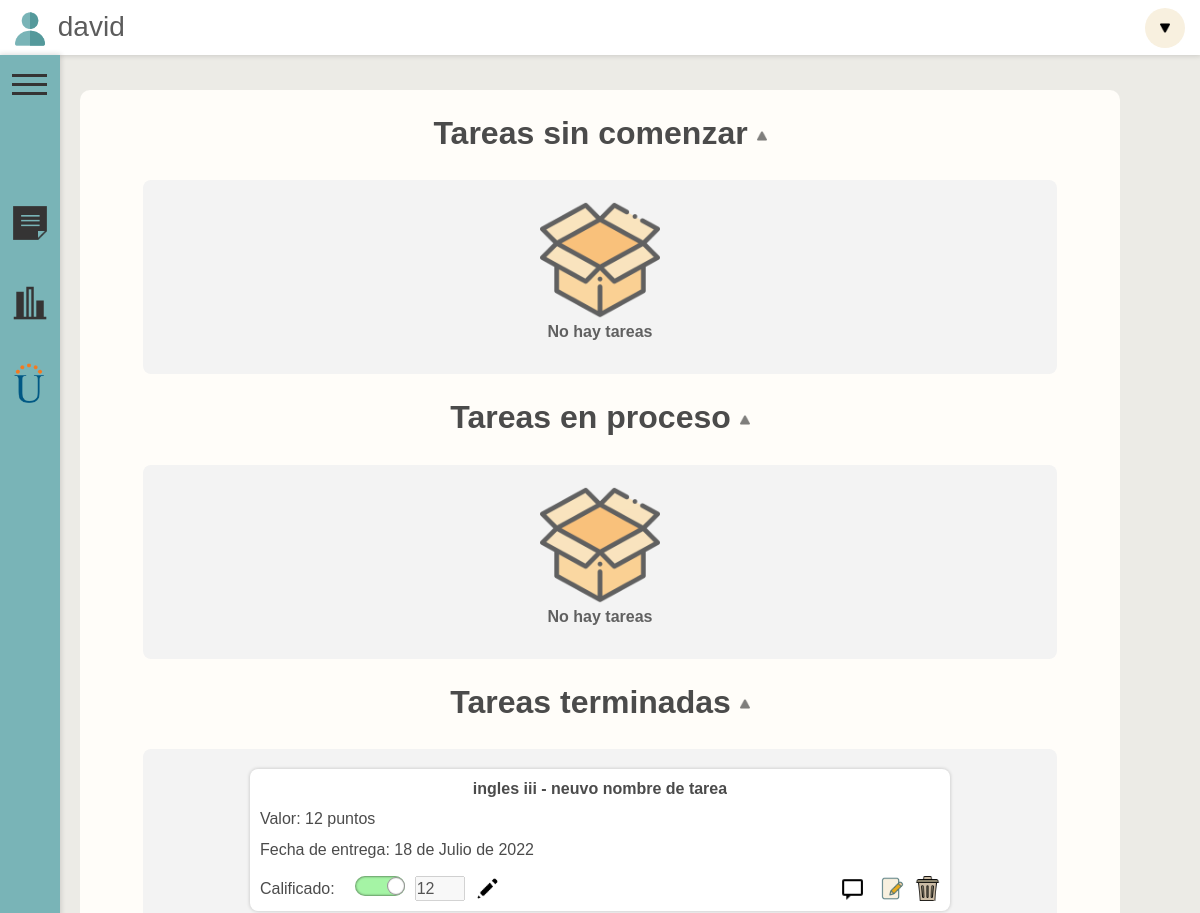
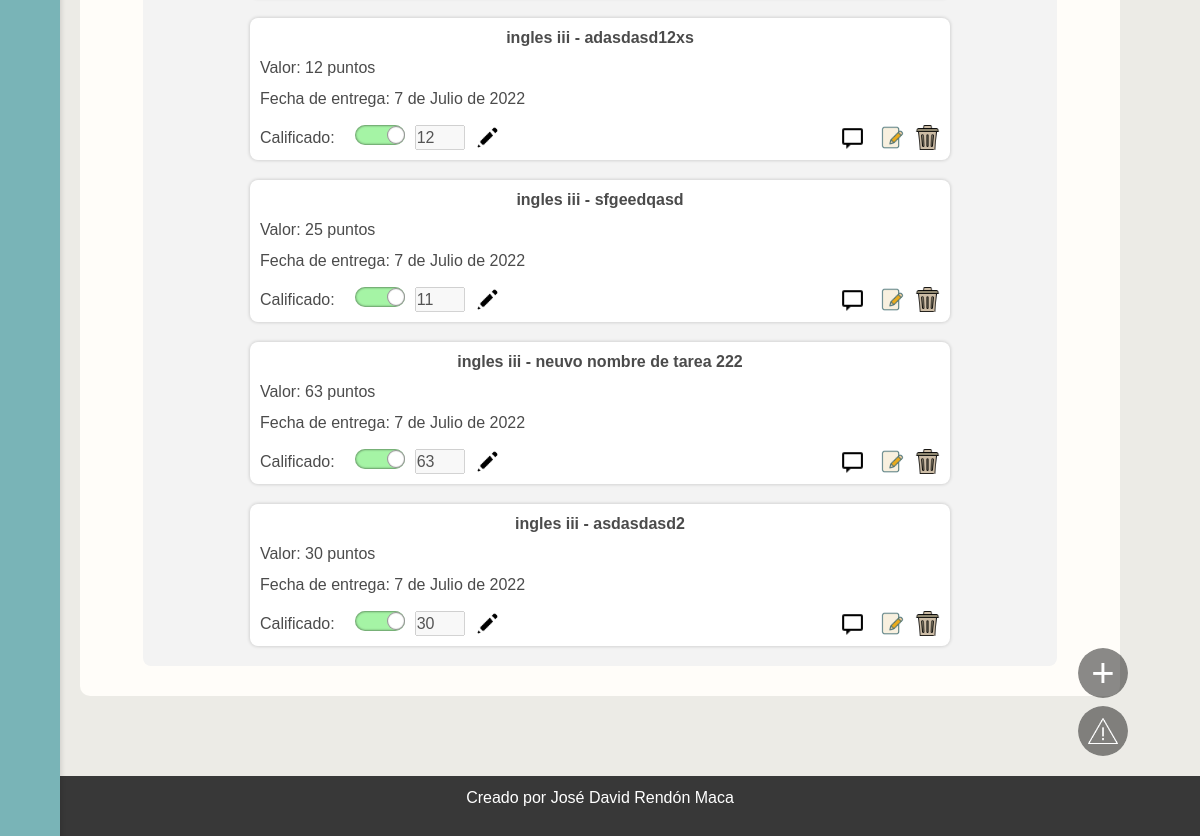
The app's page / (signed in), older data (2 pictures, top to bottom).
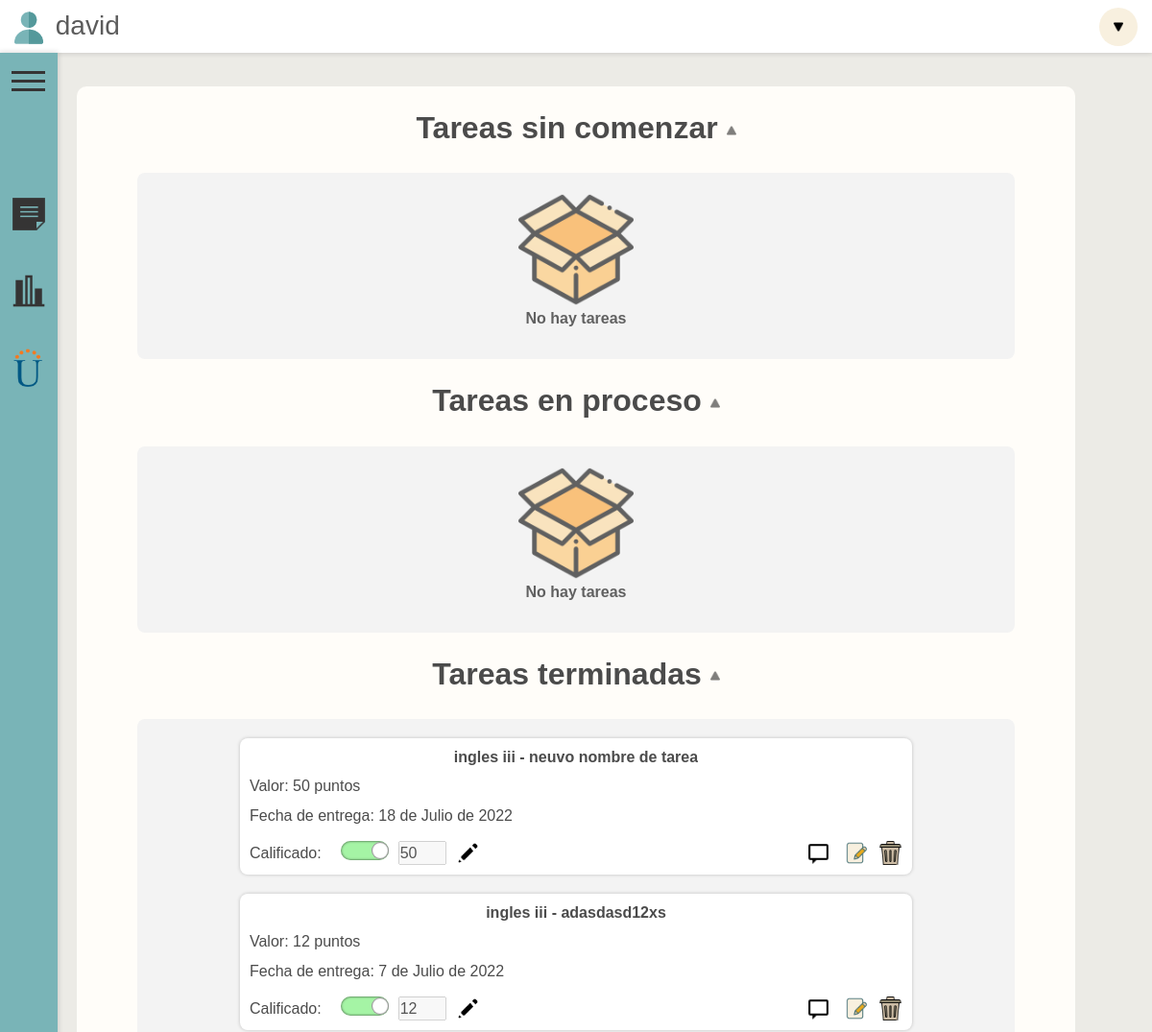
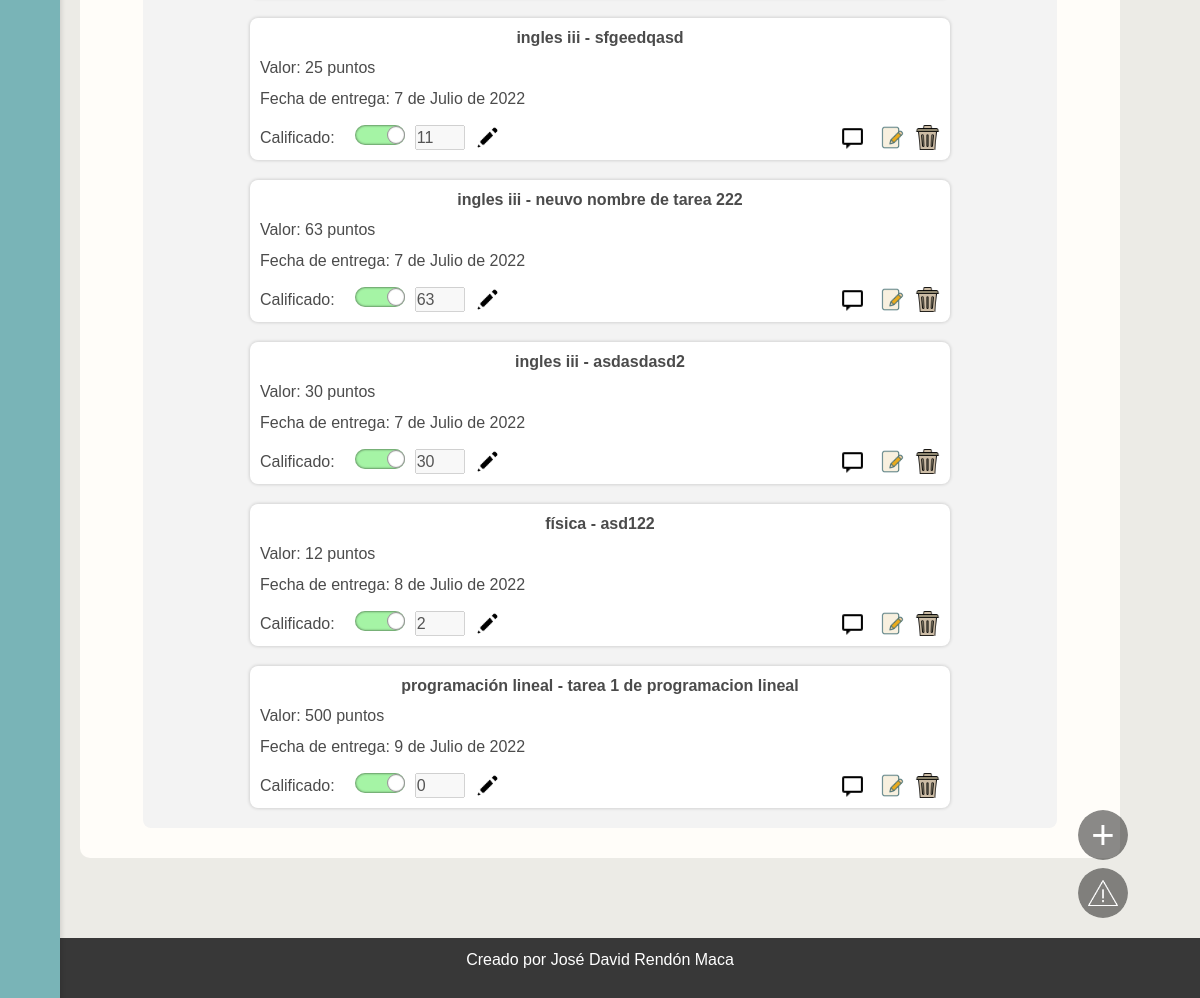
The same page, newer data (2 pictures, top to bottom).
### index/models.py (models this page shows)
class CursosYTareas(models.Model):
    curso = models.CharField(max_length=100)
    tarea = models.CharField(max_length=100)
    valor = models.IntegerField()
    estado = models.CharField(max_length=100)
    entrega = models.DateField(default=django.utils.timezone.now)
    usuario = models.CharField(default='usuario', max_length=100)
    anotacion = models.TextField(default="", max_length=10000)
    calificado = models.BooleanField(default=False)
    calificacion = models.IntegerField(default=0)

### index/views.py (the view)
# urls.py: path('', inicio, name="inicio", ),
@login_required
def inicio(request):
    usuario = request.user.username
    formTareasPendientes = CursosYTareas.objects.filter(estado="espera", usuario = usuario)
    formTareasProceso = CursosYTareas.objects.filter(estado="proceso", usuario = usuario)
    formTareasTerminadas = CursosYTareas.objects.filter(estado="terminada", usuario = usuario)
    diasRestantes = []
    for tarea in formTareasPendientes:
        diaRestante= tarea.entrega - datetime.date.today()
        diasRestantes.append((tarea.id, diaRestante.days))
    diasRestantesProceso = []
    for tarea in formTareasProceso:
        diaRestante= tarea.entrega - datetime.date.today()
        diasRestantesProceso.append((tarea.id, diaRestante.days))
    data={
        'formTareasPendientes':formTareasPendientes,
        'formTareasProceso':formTareasProceso,
        'formTareasTerminadas':formTareasTerminadas,
        'diasRestantes':diasRestantes,
        'diasRestantesProceso':diasRestantesProceso,
        'formAnotaciones': formAnotaciones()
    }
    return render(request, 'index/index.html', data)

### index/forms.py
class formAnotaciones(forms.ModelForm):
    class Meta:
        model = CursosYTareas
        fields=['curso', 'tarea', 'valor', 'estado', 'entrega', 'anotacion']
        widgets = {
            'anotacion':forms.Textarea(),
        }
    def __init__(self, *args, **kwargs):
        super(self.__class__, self).__init__(*args, **kwargs)
        self.fields['curso'].required = False
        self.fields['tarea'].required = False
        self.fields['valor'].required = False
        self.fields['estado'].required = False
        self.fields['entrega'].required = False

### index/templates/index/index.html (shortened to what this page needs)
{% extends 'index/base.html' %}
{% load static %}
{% block content %}
{% load widget_tweaks %}
<head>
    <link rel="stylesheet" href="{% static 'css/index.css' %}">
</head>
<div id="contenedor-pagina">
    <br><h2><strong onclick="colapsarContenedorTarea('Contenedor-Comenzar', 'titulo-comenzar-tarea', 'titulo-icon-comenzar')" class="titulo" id="titulo-comenzar-tarea" >Tareas sin comenzar <img class="titulo-icon" id="titulo-icon-comenzar" src="{%  static 'icons/icon-dropdown.png'  %}" alt=""></strong></h2>
    <div class="contenedor-contenedores " id="Contenedor-Comenzar">
            {% if formTareasPendientes.count == 0 %}
            <div class="contenedor-vacío"><img class="icon-vacio" src="{% static 'icons/icon-empty.png' %}" alt="">No hay tareas</div>
            {% endif %}
    </div>
    <br><h2><strong class="titulo" onclick="colapsarContenedorTarea('Contenedor-Proceso', 'titulo-proceso-tarea', 'titulo-icon-proceso')" id="titulo-proceso-tarea">Tareas en proceso <img class="titulo-icon" id="titulo-icon-proceso" src="{%  static 'icons/icon-dropdown.png'  %}" alt=""></strong></h2>
    <div class="contenedor-contenedores" id="Contenedor-Proceso">
            {% if formTareasProceso.count == 0 %}
            <div class="contenedor-vacío"><img class="icon-vacio" src="{% static 'icons/icon-empty.png' %}" alt="">No hay tareas</div>
            {% endif %}
    </div>
    <br><h2><strong onclick="colapsarContenedorTarea('Contenedor-Terminado', 'titulo-terminado-tarea', 'titulo-icon-terminado')" id="titulo-terminado-tarea" class="titulo">Tareas terminadas <img class="titulo-icon" id="titulo-icon-terminado" src="{%  static 'icons/icon-dropdown.png'  %}" alt=""></strong></h2>
       <div class="contenedor-contenedores" id="Contenedor-Terminado" style="margin-bottom: 30px;">
                {% for tarea in formTareasTerminadas %}
                <div class="contenedor-tarea" id="contenedor-tarea-{{tarea.id}}">
                       <div class="contenedor-curso-tarea">
                           <p  class="separacion"><strong>{{ tarea.curso }} - {{ tarea.tarea }}</strong></p>
                       </div>
                       <div>
                           <p >Valor: {{tarea.valor}} puntos</p>
                           <p class="separacion">Fecha de entrega: {{tarea.entrega}}</p>
                           <div class="contenedor-dias-botones contenedor-dias-botones-termionada">
                                <div class="boton-agregar-calificacion" >
                                        <p>Calificado:</p>
                                        <div class="input-checker">
                                            <div class="selector-calificacion clickable" id="selector-{{tarea.id}}" onclick="clickBtnCalificado('{{tarea.id}}')">
                                                <div class="boton-interior" id="boton-interior-{{tarea.id}}">
                                                </div>
                                            </div>
                                            <form action="/editarCalificado/" method="POST">
                                                <div class="contenedor-numero-ok">
                                                    <div class="lineal" >
                                                        <input type="number" min="0" max="{{tarea.valor}}" id="insertar-nota-{{tarea.id}}" value="{{tarea.calificacion}}"  name="calif-tarea" disabled>
                                                        <div onclick="editarCalificacion('{{tarea.id}}')" style="display: none;" id="boton-edit-calif-{{tarea.id}}"><img src="{% static 'icons/icon-pencil.png' %}" alt="" class="botones-img clickable"></div>
                                                    </div>
                                                </div>
                                            </form>
                                        </div>
                                </div>
                                <div class="botones">
                                    <div class="boton-icon-mensaje" onclick="scriptBackground('{{tarea.id}}')">
                                        <a id="mensaje-{{tarea.id}}">
                                            <img class="botones-img" src="{% static 'icons/icon-topic.png' %}" alt="">
                                        </a>
                                    </div>
                                    <div class="boton-icon-editar">
                                        <a href="{%  url 'editarTarea' tarea.id %}">
                                            <img class="botones-img" src="{% static 'icons/icon-edit.png' %}" alt="">
                                        </a>
                                    </div><br> <br>
                                    <div>
                                        <a href="{%  url 'borrarCurso' tarea.id %}">
                                            <img class="botones-img" src="{% static 'icons/icon-borrar.png' %}" alt="">
                                        </a>
                                    </div><br> <br>
                                </div>
                            </div>
                        </div>
                    </div>
               {% endfor %}
       </div>
<div id="botones">
    <div class="boton-desplegar boton-desplegar-agregar">
        <a class="sin-decoracion" href="{% url 'agregarTarea' %}" >
            <div style="display: flex;">
                <div id="icon-agregar">
                    <p> + </p>
                </div>
            </div>
        </a>
    </div>
    <div class="boton-desplegar boton-desplegar-reporte">
        <a class="sin-decoracion" href="#abrir-reportes">
            <div style="display: flex; width: 180px;">
                <div class="img-bugs">
                    <img src="{% static 'icons/icon-bug.png' %}" style="width: 30px; height: 30px;" alt="">
                </div>
            </div>
        </a>
    </div>
</div>
</div>
{% endblock content %}

### index/templates/index/base.html (shortened to what this page needs)
{% load static %}
<!DOCTYPE html>
<html lang="en">
    <head>
        <link rel="stylesheet" href="{% static 'css/base.css' %}">
        <link href="https://cdn.jsdelivr.net/npm/bootstrap@5.2.0-beta1/dist/css/bootstrap.min.css" rel="stylesheet">
    </head>
    <body >
    <header id="aber">
        <div class="menu" style="position: fixed;">
            <label for="checkbox_toggle" class="button-menu" style="margin-left: 12px; margin-top: 40px; position: fixed; z-index: 100;">
                <span></span>
                <span></span>
                <span></span>
            </label>
            <div id="barra-lateral" >
                <a href="{% url 'inicio' %}" style="text-decoration: none;">
                    <div class="contenedor-barra" title="Tareas">
                        <div class="item-imagen">
                            <img src="{% static 'icons/icon-nota.png' %}" alt="" >
                        </div>
                    </div>
                </a>
                <a href="{% url 'dashboard' %}" style="text-decoration: none;">
                    <div class="contenedor-barra" title="Dashboard">
                        <div class="item-imagen">
                            <img src="{% static 'icons/icon-dashboard.png' %}" alt="">
                        </div>
                    </div>
                </a>
                <a href="https://campus0c.unad.edu.co/campus"target="_blank" style="text-decoration: none;">
                    <div class="contenedor-barra" title="Campus UNAD">
                        <div class="item-imagen">
                            <img src="{% static 'icons/icon-unad.png' %}">
                        </div>
                    </div>
                </a>
           </div>
        </div>
        <div style="display:flex; flex-direction: row; align-items: center; font-size: 28px; margin-left: 10px;">
            <div style="color: rgb(92, 92, 92);">
                <img style="width: 40px;" src="{% static 'icons/icon-user.png' %}" alt="">
                {{user}}
            </div>
        </div>
        <div class="dropdown" id="menu-usuario">
            <a href="#" class="btn  " id="dropdownMenuLink" data-bs-toggle="dropdown"><img src="{% static 'icons/icon-dropdown.png' %}" alt=""></a>
        </div>
    </header>
    <div style="display:flex; justify-content: center; padding-top: 90px; min-height: 100vh;">
        <div class="contenido container-sm" style=" margin-bottom: 40px;">
            {% block content %}
            {% endblock %}
        </div>
    </div>
    <footer>
        <p>Creado por José David Rendón Maca</p>
    </footer>
</body>
</html>

### TareasUnivProyecto/static/css/base.css (style rules this page uses)
* { margin: 0px; padding: 0px; font-family: Arial, Helvetica, sans-serif; }
html { min-height: 100%; }
header { background-color: #ffffff; height: 55px; display: flex; align-items: center; justify-content: space-between; margin-bottom: 40px; box-shadow: 0px 0px 5px 1px rgba(0, 0, 0, 0.137); position: fixed; z-index: 100; width: 100%; }
body { background-color: #ecebe6 !important; min-height: 100%; }
#dropdownMenuLink { display: flex; justify-content: center; align-items: center; background-color: #F8F0DF !important; border: none; appearance: none; border-radius: 50%; width: 40px; height: 40px; }
#dropdownMenuLink img { width: 10px; }
.dropdown { right: 15px; }
#barra-lateral { top: 55px; position: fixed; height: 100%; width: 60px; background-color: #79b4b7; transition: 0.5s; display: flex; flex-direction: column; padding-top: 16vh; box-shadow: 0px 0px 5px 1px rgba(0, 0, 0, 0.137); z-index: 99; }
.item-imagen img { width: 40px; margin-left: 10px; transition: 0.3s; }
.item-imagen { position: absolute; }
.contenedor-barra { height: 80px; display: flex; flex-direction: row; align-items: center; }
.contenido { max-width: 1000px; background-color: #fffdf9; border-radius: 10px; display: flex; justify-content: center; margin-left: 80px !important; margin-right: 80px !important; animation-name: iniciar; animation-duration: 0.5s; }
.menu label span { height: 3px; width: 100%; background: #353434; display: inline-block; transition: all 0.5s cubic-bezier(.62,.43,.35,1.47); }
.menu label { width: 35px; height: 35px; cursor: pointer; transition: all 0.2s ease-in; margin-top: 8px; line-height: 8px; text-align: left; z-index: 201; }
footer { display: flex; width: 100%; z-index: 100; background-color: #383838; height: 60px; color: white; margin-top: 40px !important; bottom: 0px; justify-content: center; align-items: center; }
.boton-desplegar { transition: 0.3s; width: 50px; height: 50px; overflow: hidden; background-color: rgba(0, 0, 0, 0.247); border-radius: 30px; }
.sin-decoracion { text-decoration: none; color: white; }
#botones { position: fixed; bottom: 80px; right: 6%; display: flex; flex-direction: column; align-items:flex-end; gap: 8px; z-index: 2; }
.img-bugs { width: 50px; height: 50px; background-color: rgba(0, 0, 0, 0.281); border-radius: 50%; display: flex; justify-content: center; align-items: center; flex-shrink: 0; }
.botones { display: flex; flex-direction: row; justify-content: right; flex-grow: 1; }
.botones-img { width: 25px; height: 25px; cursor:pointer; }

Row changes from the older to the newer data that the page shows:
changed CursosYTareas "neuvo nombre de tarea": valor "12" → "50"; calif-tarea "12" → "50"
added CursosYTareas: curso "física", tarea "asd122", valor "12", entrega "8 de Julio de 2022", calif-tarea "2"
added CursosYTareas: curso "programación lineal", tarea "tarea 1 de programacion lineal", valor "500", entrega "9 de Julio de 2022", calif-tarea "0"
